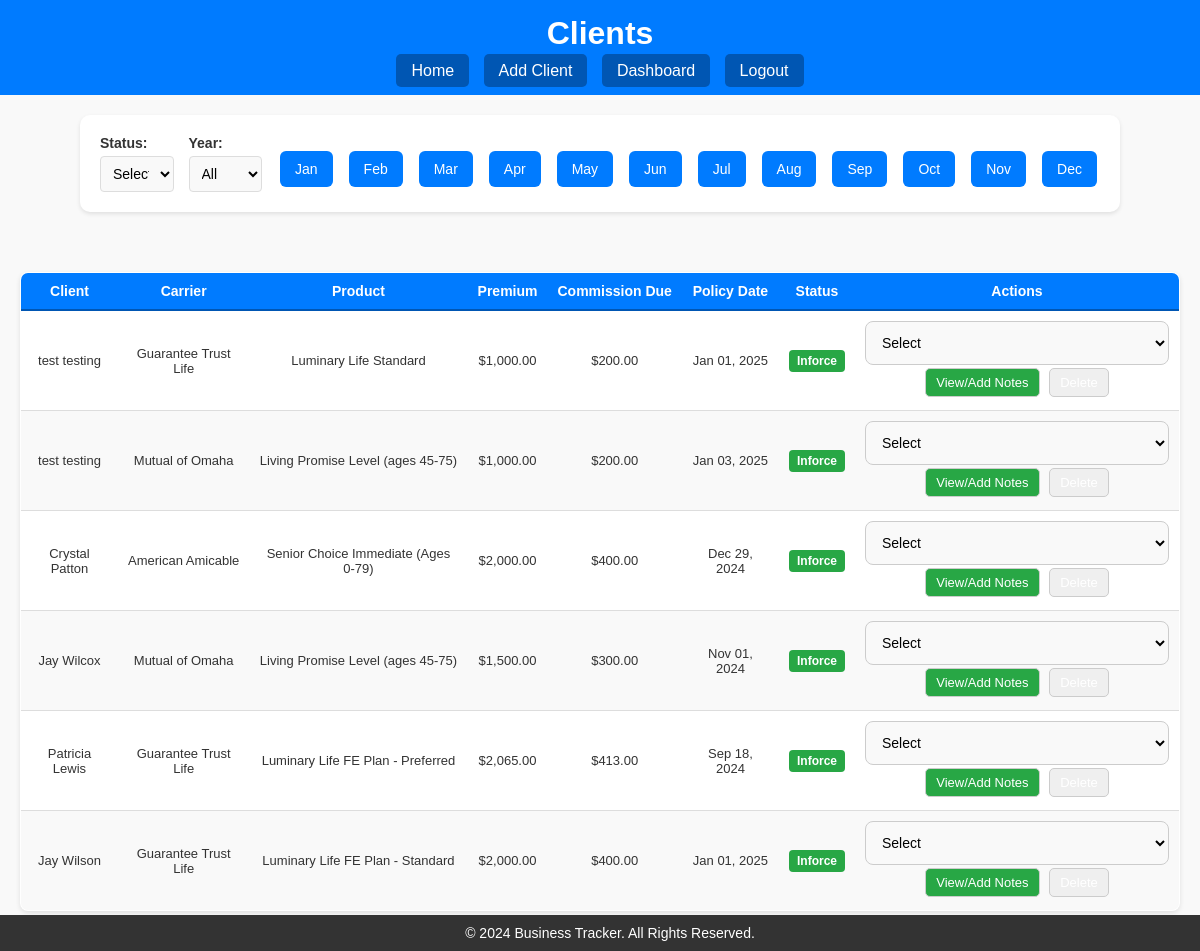
Screenshot of /clients?status=inforce (signed in) with the database file from the repository.
### tables this page shows
CREATE TABLE clients (
    id INTEGER PRIMARY KEY AUTOINCREMENT,
    client_name TEXT NOT NULL,
    date_of_birth TEXT,
    carrier TEXT,
    product TEXT,
    annual_premium REAL,
    total_commission REAL,
    commission_paid REAL,
    status TEXT,
    policy_date TEXT,
    state TEXT,
    lead_source TEXT,
    username TEXT
, ip_date TEXT, first_payment_status TEXT DEFAULT 'Pending', commission_status TEXT DEFAULT 'Unpaid', percentage_due REAL, commission_due REAL, contact_attempts INTEGER DEFAULT 0, notes TEXT, needs_attention TEXT DEFAULT 'No Issues');

### app.py (the view)
@app.route('/clients', methods=['GET'])
def clients():
    if 'username' not in session:
        return redirect('/login')
    username = session['username']
    conn = sqlite3.connect('app.db')
    conn.row_factory = sqlite3.Row
    cursor = conn.cursor()
    try:
        cursor.execute("SELECT commission_level FROM agents WHERE username = ?", (username,))
        agent_data = cursor.fetchone()
        if not agent_data:
            return "Agent data not found.", 404
        commission_level = agent_data['commission_level'].upper()
        query = '''
        SELECT
            c.id,
            c.client_name,
            c.carrier,
            c.product,
            c.annual_premium,
            c.policy_date,
            c.status
        FROM clients c
        WHERE c.username = ?
        '''
        params = [username]
        month = request.args.get('month', '').strip()
        year = request.args.get('year', '').strip()
        status = request.args.get('status', '').strip().lower()
        if month:
            query += " AND strftime('%m', c.policy_date) = ?"
            params.append(f"{int(month):02d}")
        if year:
            query += " AND strftime('%Y', c.policy_date) = ?"
            params.append(year)
        if status and status != 'all':
            query += " AND LOWER(c.status) = ?"
            params.append(status)
        cursor.execute(query, params)
        clients_data = [dict(row) for row in cursor.fetchall()]
        for client in clients_data:
            try:
                carrier = client['carrier']
                product = client['product']
                product_details = get_commission_details(carrier, product, commission_level)
                if product_details:
                    commission_rate = product_details['commission_rate'] / 100
                    advance_rate = product_details['advance_rate'] / 100
                else:
                    commission_rate = 0.20
                    advance_rate = 1.0  # No advance applied
                annual_premium = float(client.get('annual_premium') or 0.0)
                total_commission = annual_premium * commission_rate
                commission_due = total_commission * advance_rate
                client['annual_premium'] = f"{annual_premium:,.2f}"
                client['total_commission'] = f"{total_commission:,.2f}"  # Total commission
                client['commission_due'] = f"{commission_due:,.2f}"  # Advance applied
                client['policy_date'] = datetime.strptime(client['policy_date'], '%Y-%m-%d').strftime('%b %d, %Y')
                client['status'] = (client['status'] or "Select").strip().lower()
            except (TypeError, ValueError):
                client['annual_premium'] = "$0.00"
                client['total_commission'] = "$0.00"
                client['commission_due'] = "$0.00"
                client['policy_date'] = "N/A"
                client['status'] = "Select"  # Default status if an error occurs
    except sqlite3.Error as e:
        print(f"Database error: {e}")
        return "Database error occurred.", 500
    finally:
        conn.close()
    statuses = ["all", "inforce", "pending lapse", "lapse", "awaiting funds"]
    return render_template(
        'clients.html',
        clients=clients_data,
        statuses=statuses,
        current_month=month,
        current_year=year,
        current_status=status,
    )

### app.py (called while the page is built)
def get_commission_details(carrier, product, contract_level):
    conn = sqlite3.connect('app.db')
    conn.row_factory = sqlite3.Row
    cursor = conn.cursor()
    cursor.execute('''
        SELECT commission_rate, advance_rate
        FROM carrier_products
        WHERE carrier = ? AND product = ? AND contract_level = ?
    ''', (carrier, product, contract_level))
    result = cursor.fetchone()
    conn.close()
    return result if result else None

### templates/clients.html (shortened to what this page needs)
<!DOCTYPE html>
<html lang="en">
<head>
    <link rel="stylesheet" href="/static/style.css">
</head>
<body>
    <header>
        <h1>Clients</h1>
        <nav>
            <a href="/">Home</a>
            <a href="/add_client">Add Client</a>
            <a href="/dashboard">Dashboard</a>
            <a href="/logout">Logout</a>
        </nav>
    </header>
    <div class="filters">
        <div class="filter-item">
            <label for="status">Status:</label>
            <select id="status" onchange="filterByStatus(this.value)">
                <option value="Select" {% if current_status == 'Select' %}selected{% endif %}>Select</option>
            </select>
        </div>
        <div class="filter-item">
            <label for="year">Year:</label>
            <select id="year" onchange="filterByYear(this.value)">
                <option value="all" {% if current_year == 'all' %}selected{% endif %}>All</option>
            </select>
        </div>
        <div class="month-buttons">
            {% for month, name in [("01", "Jan"), ("02", "Feb"), ("03", "Mar"), ("04", "Apr"), ("05", "May"), ("06", "Jun"),
                                   ("07", "Jul"), ("08", "Aug"), ("09", "Sep"), ("10", "Oct"), ("11", "Nov"), ("12", "Dec")] %}
            <button onclick="filterByMonth('{{ month }}')" class="month-button">{{ name }}</button>
            {% endfor %}
        </div>
    </div>
    <main>
        <div class="table-container">
            <table>
                <thead>
                    <tr>
                        <th>Client</th>
                        <th>Carrier</th>
                        <th>Product</th>
                        <th>Premium</th>
                        <th>Commission Due</th>
                        <th>Policy Date</th>
                        <th>Status</th>
                        <th>Actions</th>
                    </tr>
                </thead>
                <tbody>
                    {% if clients %}
                        {% for client in clients %}
                        <tr>
                            <td>{{ client['client_name'] }}</td>
                            <td>{{ client['carrier'] }}</td>
                            <td>{{ client['product'] }}</td>
                            <td>${{ client['annual_premium'] }}</td>
                            <td>${{ client['commission_due'] }}</td>
                            <td>{{ client['policy_date']|default('N/A') }}</td>
                            <td>
                                <span class="status-badge {{ client['status'] | lower | replace(' ', '-') if client['status'] != 'Select' else 'default' }}">
                                    {{ client['status'] if client['status'] != 'Select' else 'No Status' }}
                                </span>
                            </td>
                            <td>
                                <form method="POST" action="/update_status" style="display:inline;">
                                    <select name="new_status" onchange="this.form.submit()">
                                        <option value="Select" {% if client['status'] == '' or client['status'] is none %}selected{% endif %}>Select</option>
                                    </select>
                                </form>
                                <button class="notes-button" onclick="openNotesModal('{{ client['id'] }}', '{{ client['client_name'] }}')">
                                    View/Add Notes
                                </button>
                                <form method="POST" action="/delete_client" style="display:inline;" onsubmit="return confirm('Are you sure you want to delete this client?');">
                                    <button type="submit" class="delete-button">Delete</button>
                                </form>
                            </td>
                        </tr>
                        {% endfor %}
                    {% else %}
                        <tr>
                            <td colspan="8">No clients found.</td>
                        </tr>
                    {% endif %}
                </tbody>
            </table>
        </div>
    </main>
    <footer>
        <p>&copy; 2024 Business Tracker. All Rights Reserved.</p>
    </footer>
</body>
</html>

### static/style.css (style rules this page uses)
body { font-family: Arial, sans-serif; margin: 0; padding: 0; background-color: #ff0000; color: #333; }
header { background-color: #007bff; color: white; padding: 15px; text-align: center; }
header h1 { margin: 0; }
footer { background-color: #333; color: white; text-align: center; padding: 10px; position: fixed; bottom: 0; width: 100%; }
footer p { margin: 0; font-size: 14px; }
nav { margin-top: 10px; }
nav a { color: white; text-decoration: none; padding: 8px 15px; border-radius: 5px; background-color: #0056b3; margin: 0 5px; transition: background-color 0.3s; }
main { padding: 20px; max-width: 1200px; margin: 0 auto; flex: 1; }
.filter-item { flex: 1 1 180px; text-align: left; }
.filter-item label { font-weight: bold; margin-bottom: 5px; display: block; color: #333; }
.filter-item select, .filter-item input { width: 100%; padding: 6px; border: 1px solid #ccc; border-radius: 5px; font-size: 13px; background-color: #f9f9f9; }
table { width: 100%; border-collapse: collapse; margin: 20px auto; background: white; border: 1px solid #ddd; border-radius: 8px; overflow: hidden; box-shadow: 0 2px 5px rgba(0, 0, 0, 0.1); font-size: 14px; }
thead th { background-color: #007bff; color: white; padding: 10px; text-align: center; font-size: 14px; border-bottom: 2px solid #0056b3; white-space: nowrap; }
tbody td { padding: 10px; border-bottom: 1px solid #ddd; text-align: center; vertical-align: middle; font-size: 13px; }
tbody tr:nth-child(even) { background-color: #f9f9f9; }
button, .status-button, .notes-button { padding: 6px 10px; margin: 3px; border-radius: 5px; border: 1px solid #ccc; color: #007bff; font-size: 13px; cursor: pointer; transition: background-color 0.3s; }
.notes-button { background-color: #28a745; }
select { padding: 6px; border: 1px solid #ccc; border-radius: 5px; font-size: 13px; background-color: #fff; }
.status-badge { display: inline-block; padding: 4px 8px; font-size: 12px; font-weight: bold; border-radius: 4px; color: #fff; text-transform: capitalize; }
.status-badge.inforce { background-color: #28a745; }
.notes-button { background-color: #28a745; color: white; padding: 10px 20px; border: none; border-radius: 5px; font-size: 14px; cursor: pointer; transition: background-color 0.3s; }
button, .status-button, .notes-button { display: inline-block; padding: 6px 10px; margin: 3px; border-radius: 5px; border: 1px solid #ccc; color: white; font-size: 13px; cursor: pointer; text-align: center; text-decoration: none; transition: background-color 0.3s; }
body { display: flex; flex-direction: column; font-family: Arial, sans-serif; background-color: #f9f9f9; margin: 0; padding: 0; color: #333; }
main { max-width: 1200px; margin: 0 auto; padding: 20px; }
.filters { display: flex; align-items: center; gap: 10px; margin-bottom: 20px; }
.filters label { font-weight: bold; }
.filters select { padding: 8px; border: 1px solid #ddd; border-radius: 4px; font-size: 14px; }
.filters { display: flex; justify-content: space-between; gap: 15px; margin: 20px auto; padding: 20px; background: white; border-radius: 10px; box-shadow: 0 2px 4px rgba(0, 0, 0, 0.1); max-width: 1000px; }
.filter-item { flex: 1; text-align: left; }
.month-buttons { display: flex; flex-wrap: wrap; gap: 10px; margin-top: 10px; }
.month-button { padding: 10px 15px; background-color: #007bff; color: white; border: none; border-radius: 6px; cursor: pointer; font-size: 14px; transition: background-color 0.3s ease; }
form { display: flex; flex-wrap: wrap; gap: 20px; justify-content: space-between; }
input, select { padding: 12px; border: 1px solid #ccc; border-radius: 8px; font-size: 14px; background-color: #f9f9f9; width: 100%; }
label { font-weight: bold; font-size: 14px; }

### rows the page displays
clients: client_name "test testing", carrier "Guarantee Trust Life", product "Luminary Life Standard", annual_premium "1,000.00", commission_due "200.00", policy_date "Jan 01, 2025", status "Inforce"
clients: client_name "test testing", carrier "Mutual of Omaha", product "Living Promise Level (ages 45-75)", annual_premium "1,000.00", commission_due "200.00", policy_date "Jan 03, 2025", status "Inforce"
clients: client_name "Crystal Patton", carrier "American Amicable", product "Senior Choice Immediate (Ages 0-79)", annual_premium "2,000.00", commission_due "400.00", policy_date "Dec 29, 2024", status "Inforce"
clients: client_name "Jay Wilcox", carrier "Mutual of Omaha", product "Living Promise Level (ages 45-75)", annual_premium "1,500.00", commission_due "300.00", policy_date "Nov 01, 2024", status "Inforce"
clients: client_name "Patricia Lewis", carrier "Guarantee Trust Life", product "Luminary Life FE Plan - Preferred", annual_premium "2,065.00", commission_due "413.00", policy_date "Sep 18, 2024", status "Inforce"
clients: client_name "Jay Wilson", carrier "Guarantee Trust Life", product "Luminary Life FE Plan - Standard", annual_premium "2,000.00", commission_due "400.00", policy_date "Jan 01, 2025", status "Inforce"

### other values shown
{{ name }} "Jan" "Feb" "Mar" "Apr" "May" "Jun" "Jul" "Aug" "Sep" "Oct" "Nov" "Dec"
